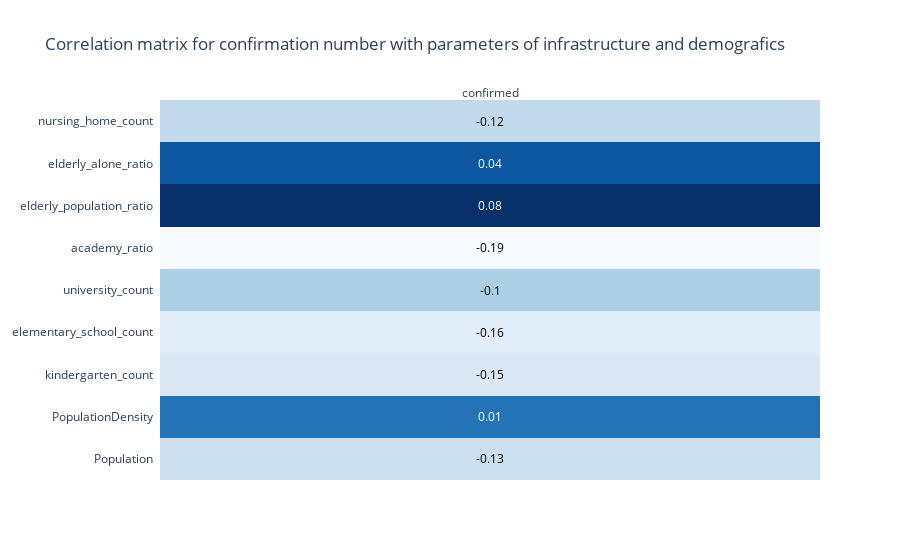

This figure's notebook cell:
### Markdown cell above
Now let's do a quick correlation matrix to see if demographics and infrastructure influence the cases of confirmation

### Code cell
import plotly.figure_factory as ff

corr_matrix=df.corr()
y_keys=list(corr_matrix.index)
corr_matrix=corr_matrix['confirmed'].to_frame()
fig = ff.create_annotated_heatmap(corr_matrix.values[1:].round(2), colorscale='Blues', x=list(corr_matrix.columns),y=y_keys[1:])
fig.update_layout(
                  title_text="Correlation matrix for confirmation number with parameters of infrastructure and demografics",
                  template="plotly_white")
fig.show()

### Figure 1 — Plotly figure (JSON) as saved in the notebook; plotly's stock layout.template omitted (floating-point values rounded to 4 significant figures)
{"data": [{"colorscale": [[0, "rgb(247,251,255)"], [0.125, "rgb(222,235,247)"], [0.25, "rgb(198,219,239)"], [0.375, "rgb(158,202,225)"], [0.5, "rgb(107,174,214)"], [0.625, "rgb(66,146,198)"], [0.75, "rgb(33,113,181)"], [0.875, "rgb(8,81,156)"], [1, "rgb(8,48,107)"]], "reversescale": false, "showscale": false, "type": "heatmap", "x": ["confirmed"], "y": ["Population", "PopulationDensity", "kindergarten_count", "elementary_school_count", "university_count", "academy_ratio", "elderly_population_ratio", "elderly_alone_ratio", "nursing_home_count"], "z": [[-0.13], [0.01], [-0.15], [-0.16], [-0.1], [-0.19], [0.08], [0.04], [-0.12]]}], "layout": {"annotations": [{"font": {"color": "#000000"}, "showarrow": false, "text": "-0.13", "x": "confirmed", "xref": "x", "y": "Population", "yref": "y"}, {"font": {"color": "#FFFFFF"}, "showarrow": false, "text": "0.01", "x": "confirmed", "xref": "x", "y": "PopulationDensity", "yref": "y"}, {"font": {"color": "#000000"}, "showarrow": false, "text": "-0.15", "x": "confirmed", "xref": "x", "y": "kindergarten_count", "yref": "y"}, {"font": {"color": "#000000"}, "showarrow": false, "text": "-0.16", "x": "confirmed", "xref": "x", "y": "elementary_school_count", "yref": "y"}, {"font": {"color": "#000000"}, "showarrow": false, "text": "-0.1", "x": "confirmed", "xref": "x", "y": "university_count", "yref": "y"}, {"font": {"color": "#000000"}, "showarrow": false, "text": "-0.19", "x": "confirmed", "xref": "x", "y": "academy_ratio", "yref": "y"}, {"font": {"color": "#FFFFFF"}, "showarrow": false, "text": "0.08", "x": "confirmed", "xref": "x", "y": "elderly_population_ratio", "yref": "y"}, {"font": {"color": "#FFFFFF"}, "showarrow": false, "text": "0.04", "x": "confirmed", "xref": "x", "y": "elderly_alone_ratio", "yref": "y"}, {"font": {"color": "#000000"}, "showarrow": false, "text": "-0.12", "x": "confirmed", "xref": "x", "y": "nursing_home_count", "yref": "y"}], "title": {"text": "Correlation matrix for confirmation number with parameters of infrastructure and demografics"}, "xaxis": {"dtick": 1, "gridcolor": "rgb(0, 0, 0)", "side": "top", "ticks": ""}, "yaxis": {"dtick": 1, "ticks": "", "ticksuffix": "  "}}}
